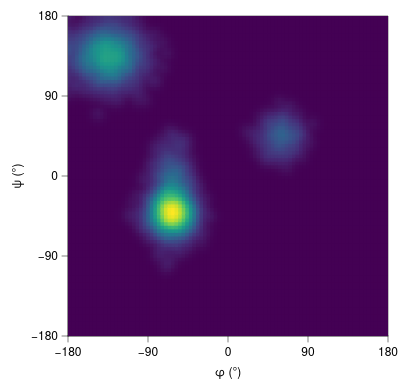

Source (Vega-Lite JSON):
### Vega-Lite specification from a JSON file in a GitHub repository (floating-point values rounded to 4 significant figures; data arrays with more than 128 entries replaced by an {"elided": "..."} marker saying what was removed)
{"background": null, "config": {"arc": {"fill": "#DBDBDB", "fillOpacity": 1.0, "innerRadius": 40.0, "padAngle": 0.03, "stroke": "black", "strokeOpacity": 1, "strokeWidth": 0.25}, "area": {"fill": "#DBDBDB", "fillOpacity": 1.0, "stroke": "black", "strokeOpacity": 1, "strokeWidth": 0.25}, "axis": {"domain": true, "domainCap": "round", "domainColor": "black", "domainWidth": 0.25, "grid": false, "gridCap": "round", "gridColor": "#F1F1F1", "gridDash": [0, 0], "gridOpacity": 1.0, "gridWidth": 0.25, "labelColor": "black", "labelFont": "Helvetica Neue, HelveticaNeue, Helvetica, Arial, sans-serif", "labelFontSize": 6, "labelFontStyle": "normal", "labelFontWeight": 400, "offset": 0, "ticks": true, "tickCap": "round", "tickColor": "black", "tickRound": false, "tickSize": 3.0, "tickWidth": 0.25, "titleColor": "black", "titleFont": "Helvetica Neue, HelveticaNeue, Helvetica, Arial, sans-serif", "titleFontSize": 6, "titleFontStyle": "normal", "titleFontWeight": 400}, "axisX": {"domain": true, "labelAlign": "center", "labelAngle": 0, "labels": true, "ticks": true, "translate": 0}, "axisY": {"domain": true, "labelAlign": "right", "labelAngle": 0, "labels": true, "ticks": true, "translate": 0}, "axisRight": {"domain": true, "labelAlign": "left", "labelAngle": 0, "labels": true, "ticks": true, "translate": 0}, "axisTop": {"domain": true, "labelAlign": "center", "labelAngle": 0, "labels": true, "ticks": true, "translate": 0}, "axisBand": {"tickOffset": 0}, "bar": {"fill": "#DBDBDB", "fillOpacity": 1.0, "stroke": "black", "strokeOpacity": 1, "strokeWidth": 0.25}, "boxplot": {"size": 14.4, "ticks": {"cornerRadius": 0.25, "fill": "black", "opacity": 1, "size": 7.2, "thickness": 0.25}, "box": {"fillOpacity": 1.0, "stroke": "black", "strokeOpacity": 1, "strokeWidth": 0.25}, "median": {"cornerRadius": 0, "fill": "black", "fillOpacity": 1.0, "opacity": 1, "size": 14.4, "thickness": 0.25}, "rule": {"fill": "black", "fillOpacity": 1.0, "size": 16.0, "stroke": "black", "strokeDash": [0, 0], "strokeOpacity": 1, "strokeWidth": 0.25}, "outliers": {"color": "black", "fill": "black", "fillOpacity": 1.0, "size": 0, "stroke": "black", "strokeOpacity": 1, "strokeWidth": 0.25}}, "circle": {"fill": "black", "fillOpacity": 1.0, "size": 2.0, "stroke": null, "strokeOpacity": 1, "strokeWidth": 0.25}, "errorband": {"band": {"fillOpacity": 0.6, "stroke": null, "strokeWidth": 0.25, "strokeOpacity": 1}, "borders": {"opacity": 0, "strokeOpacity": 1, "strokeWidth": 0.25}}, "errorbar": {"opacity": 1, "rule": {"strokeDash": [0, 0], "strokeWidth": 0.25}, "ticks": {"color": "black", "cornerRadius": 0.125, "opacity": 1, "size": 9.6, "thickness": 0.25}, "thickness": 0.25}, "font": "Helvetica Neue, HelveticaNeue, Helvetica, Arial, sans-serif", "geoshape": {"fill": "#DBDBDB", "fillOpacity": 1.0, "stroke": "black", "strokeOpacity": 1, "strokeWidth": 0.25}, "header": {"labelColor": "black", "labelFont": "Helvetica Neue, HelveticaNeue, Helvetica, Arial, sans-serif", "labelFontSize": 6, "labelFontStyle": "normal", "labelFontWeight": 400, "titleColor": "black", "titleFont": "Helvetica Neue, HelveticaNeue, Helvetica, Arial, sans-serif", "titleFontSize": 6, "titleFontStyle": "normal", "titleFontWeight": 400, "titlePadding": 0}, "legend": {"disable": false, "offset": 4.5, "titlePadding": 4, "labelOffset": 2, "gradientLabelOffset": 2, "columnPadding": 4, "rowPadding": 2, "gradientThickness": 5, "gradientOpacity": 1.0, "gradientStrokeColor": "black", "gradientStrokeWidth": 0.25, "labelColor": "black", "labelFont": "Helvetica Neue, HelveticaNeue, Helvetica, Arial, sans-serif", "labelFontSize": 6, "labelFontStyle": "normal", "labelFontWeight": 400, "strokeColor": "black", "strokeWidth": 0, "symbolSize": 36, "symbolStrokeColor": "black", "symbolStrokeWidth": 0.25, "titleColor": "black", "titleFont": "Helvetica Neue, HelveticaNeue, Helvetica, Arial, sans-serif", "titleFontSize": 6, "titleFontStyle": "normal", "titleFontWeight": 400}, "line": {"color": "black", "stroke": "black", "strokeCap": "butt", "strokeDash": [0, 0], "strokeOpacity": 1, "strokeWidth": 0.5}, "point": {"filled": true, "fill": "#DBDBDB", "fillOpacity": 1.0, "size": 8.0, "stroke": "black", "strokeOpacity": 1, "strokeWidth": 0.25}, "range": {"category": ["#9D9D9D", "#28287D", "#004225", "#47266F", "#00605D", "#DBDBDB", "#7983C1", "#6E927B", "#937FB4", "#699A97"], "diverging": {"scheme": ["#4F4265", "#6A5C82", "#85789D", "#A196B7", "#BDB5CE", "#D8D6DD", "#F6F6F6", "#CED8D7", "#9DBFBD", "#75A3A0", "#518683", "#326967", "#164D4B"]}, "heatmap": {"scheme": ["#440154", "#472270", "#433E82", "#38598C", "#2C728E", "#238A8D", "#24A086", "#39B578", "#5DC862", "#96D646", "#CAE02D", "#FDE724"]}, "ordinal": {"scheme": ["#F1F1F1", "#DBDBDB", "#C6C6C6", "#B2B2B2", "#9D9D9D", "#898989", "#767676", "#636363", "#515151", "#404040", "#2F2F2F", "#1F1F1F"]}, "ramp": {"scheme": ["#440154", "#472270", "#433E82", "#38598C", "#2C728E", "#238A8D", "#24A086", "#39B578", "#5DC862", "#96D646", "#CAE02D", "#FDE724"]}}, "rule": {"color": "black", "stroke": "black", "strokeCap": "round", "strokeDash": [2, 2], "strokeOpacity": 1, "strokeWidth": 0.25}, "scale": {"barBandPaddingInner": 0.1, "rectBandPaddingInner": 0, "tickBandPaddingInner": 0.1, "bandPaddingOuter": 0.1, "bandWithNestedOffsetPaddingInner": 0.2, "bandWithNestedOffsetPaddingOuter": 0.2, "offsetBandPaddingInner": 0, "offsetBandPaddingOuter": 0, "round": false}, "rect": {"fill": "#DBDBDB", "fillOpacity": 1.0, "stroke": "black", "strokeOpacity": 1, "strokeWidth": 0.25}, "square": {"fill": "#DBDBDB", "fillOpacity": 1.0, "size": 16.0, "stroke": "black", "strokeOpacity": 1, "strokeWidth": 0.25}, "text": {"color": "black", "font": "Helvetica Neue, HelveticaNeue, Helvetica, Arial, sans-serif", "fontSize": 6, "fontStyle": "normal", "fontWeight": 400}, "tick": {"color": "black", "cornerRadius": 0.125, "opacity": 1.0, "size": 14.4, "thickness": 0.25}, "title": {"anchor": "middle", "frame": "group", "color": "black", "font": "Helvetica Neue, HelveticaNeue, Helvetica, Arial, sans-serif", "fontSize": 6, "fontStyle": "normal", "fontWeight": 400, "subtitleColor": "black", "subtitleFont": "Helvetica Neue, HelveticaNeue, Helvetica, Arial, sans-serif", "subtitleFontSize": 6, "subtitleFontStyle": "normal", "subtitleFontWeight": 400}, "trail": {"color": "black", "opacity": 1, "size": 0.5}, "view": {"continuousWidth": 160, "continuousHeight": 160, "discreteWidth": 160, "discreteHeight": 160, "fill": null, "stroke": "black", "strokeWidth": 0.25}}, "data": {"name": "data-77485fc8a4af4da665c5696b380fdae8"}, "mark": {"type": "rect", "clip": true, "stroke": null}, "encoding": {"color": {"field": "density", "legend": null, "title": null, "type": "quantitative"}, "x": {"axis": {"values": [-180, -90, 0, 90, 180]}, "field": "phi0", "scale": {"domain": [-180, 180], "nice": false}, "title": "φ (°)", "type": "quantitative"}, "x2": {"field": "phi1"}, "y": {"axis": {"values": [-180, -90, 0, 90, 180]}, "field": "psi0", "scale": {"domain": [-180, 180], "nice": false}, "title": "ψ (°)", "type": "quantitative"}, "y2": {"field": "psi1"}}, "$schema": "https://vega.github.io/schema/vega-lite/v6.4.1.json", "datasets": {"data-77485fc8a4af4da665c5696b380fdae8": {"elided": "8100 records"}}}
